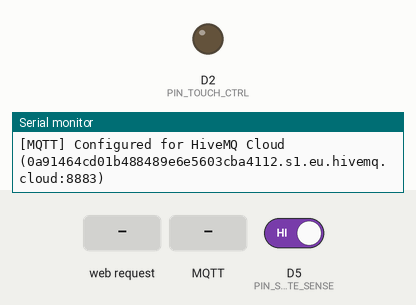
Recording of a program running on a simulated ESP8266 (NodeMCU). On the bench: output pins drawn as LEDs (lit = HIGH), the last lines printed to the serial monitor. Dashed ring = blinking. Inputs (shaded band) come from the test bench; at power-on: D5 (PIN_STATE_SENSE) HIGH. WiFi joins after 1.5 s; servers stay silent unless stated; no MQTT or app messages arrive unless stated.

Above: at 3.0 s.
3.1 s: HTTP request GET /api/lamp/on received
At 3.16 s:
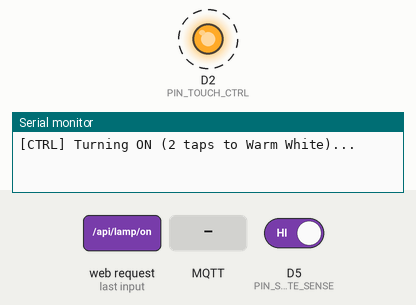
4.9 s: D5 (PIN_STATE_SENSE) driven LOW
6.5 s: MQTT message "ON" arrives on the first subscribed topic
8.0 s: HTTP request GET /api/lamp/off received
At 8.06 s:
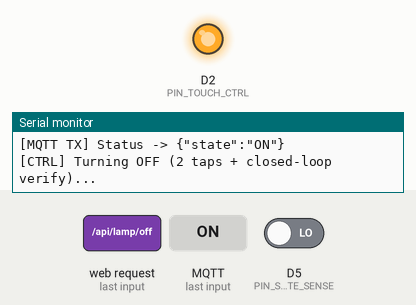
11.0 s: MQTT message "1" arrives on the first subscribed topic
12.5 s: MQTT message "0" arrives on the first subscribed topic
At 15.5 s:
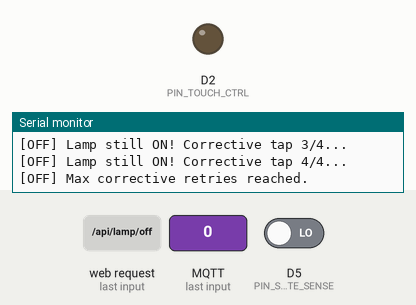
Timing chart, 0 to 16.5 s (numbered marks = the images above; inputs shaded):
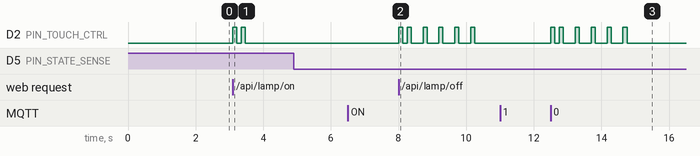

The program:

main.cpp
```cpp
#include <Arduino.h>
#include <ESP8266WiFi.h>
#include <ESP8266WebServer.h>
#include <ESP8266mDNS.h>
#include <ArduinoOTA.h>
#include <WiFiClientSecure.h>
#include <PubSubClient.h>

#include "secrets.h"
#include "hardware_config.h"
#include "web_ui.h"

// =============================================================================
// HTTP Web Server & Cloud MQTT Client
// =============================================================================
ESP8266WebServer server(HTTP_PORT);
WiFiClientSecure espClient;
PubSubClient mqttClient(espClient);

// Timing trackers
static unsigned long lastWifiCheck = 0;
const unsigned long WIFI_CHECK_INTERVAL = 10000;
static unsigned long lastMqttReconnect = 0;
const unsigned long MQTT_RECONNECT_INTERVAL = 5000;
static bool servicesStarted = false;

// =============================================================================
// Pulse Queue & Non-Blocking State Machine
// =============================================================================
enum PulseState {
  PULSE_IDLE,
  PULSE_ACTIVE,
  PULSE_GAP,
  PULSE_VERIFY_OFF
};

struct PulseQueueManager {
  PulseState state = PULSE_IDLE;
  int remainingTaps = 0;
  bool verifyOffWhenDone = false;
  int verifyRetries = 0;
  unsigned long stateStartTime = 0;
} pQueue;

// =============================================================================
// Closed-Loop State Sensing Variables
// =============================================================================
// Standby LED lit (HIGH / 2.6V) -> Lamp is OFF
// Standby LED dark (LOW / 0V)   -> Lamp is ON
static bool lastRawSenseReading = HIGH;
static bool currentLampState = false; // true = ON, false = OFF
static unsigned long lastDebounceTime = 0;

// Forward declarations
bool isLampOn();
void publishStatus();
bool turnOn();
bool turnOff();
bool singleTap();
void updatePulseQueue();
void updateSensor();
void setupWiFi();
void checkWiFiConnection();
void setupMqtt();
void checkMqttConnection();
void startNetworkServices();

// =============================================================================
// Lamp State Helper
// =============================================================================
bool isLampOn() {
  // Standby LED anode is LOW when lamp is ON
  return (digitalRead(PIN_STATE_SENSE) == LOW);
}

void publishStatus() {
  if (mqttClient.connected()) {
    String payload = currentLampState ? "{\"state\":\"ON\"}" : "{\"state\":\"OFF\"}";
    mqttClient.publish(MQTT_TOPIC_STATUS, payload.c_str(), true);
    Serial.printf("[MQTT TX] Status -> %s\n", payload.c_str());
  }
}

// =============================================================================
// Actuation Functions
// =============================================================================
static unsigned long lastActionTime = 0;
const unsigned long ACTION_DEBOUNCE_MS = 600;

bool turnOn() {
  if (pQueue.state != PULSE_IDLE) {
    Serial.println(F("[CTRL] Busy: pulse queue active, ignoring duplicate trigger."));
    return false;
  }
  if (millis() - lastActionTime < ACTION_DEBOUNCE_MS) {
    Serial.println(F("[CTRL] Debounce: duplicate command ignored."));
    return false;
  }
  lastActionTime = millis();

  if (isLampOn()) {
    Serial.println(F("[CTRL] Turn ON requested, but lamp is already ON."));
    publishStatus();
    return true;
  }
  Serial.println(F("[CTRL] Turning ON (2 taps to Warm White)..."));
  pQueue.remainingTaps = 2;
  pQueue.verifyOffWhenDone = false;
  pQueue.verifyRetries = 0;
  pQueue.state = PULSE_ACTIVE;
  pQueue.stateStartTime = millis();
  digitalWrite(PIN_TOUCH_CTRL, HIGH);
  return true;
}

bool turnOff() {
  if (pQueue.state != PULSE_IDLE) {
    Serial.println(F("[CTRL] Busy: pulse queue active, ignoring duplicate trigger."));
    return false;
  }
  if (millis() - lastActionTime < ACTION_DEBOUNCE_MS) {
    Serial.println(F("[CTRL] Debounce: duplicate command ignored."));
    return false;
  }
  lastActionTime = millis();

  if (!isLampOn()) {
    Serial.println(F("[CTRL] Turn OFF requested, but lamp is already OFF."));
    publishStatus();
    return true;
  }
  Serial.println(F("[CTRL] Turning OFF (2 taps + closed-loop verify)..."));
  pQueue.remainingTaps = 2;
  pQueue.verifyOffWhenDone = true;
  pQueue.verifyRetries = 0;
  pQueue.state = PULSE_ACTIVE;
  pQueue.stateStartTime = millis();
  digitalWrite(PIN_TOUCH_CTRL, HIGH);
  return true;
}

bool singleTap() {
  if (pQueue.state != PULSE_IDLE) {
    Serial.println(F("[CTRL] Busy: pulse queue active, ignoring duplicate trigger."));
    return false;
  }
  if (millis() - lastActionTime < ACTION_DEBOUNCE_MS) {
    Serial.println(F("[CTRL] Debounce: duplicate command ignored."));
    return false;
  }
  lastActionTime = millis();

  Serial.println(F("[CTRL] Single Tap (1x) pulse..."));
  pQueue.remainingTaps = 1;
  pQueue.verifyOffWhenDone = false;
  pQueue.verifyRetries = 0;
  pQueue.state = PULSE_ACTIVE;
  pQueue.stateStartTime = millis();
  digitalWrite(PIN_TOUCH_CTRL, HIGH);
  return true;
}

// =============================================================================
// Non-Blocking Pulse Queue Engine
// =============================================================================
void updatePulseQueue() {
  unsigned long now = millis();

  switch (pQueue.state) {
    case PULSE_IDLE:
      break;

    case PULSE_ACTIVE:
      if (now - pQueue.stateStartTime >= PULSE_TAP_MS) {
        digitalWrite(PIN_TOUCH_CTRL, LOW);
        pQueue.remainingTaps--;
        pQueue.stateStartTime = now;

        if (pQueue.remainingTaps > 0) {
          pQueue.state = PULSE_GAP;
        } else {
          if (pQueue.verifyOffWhenDone) {
            pQueue.state = PULSE_VERIFY_OFF;
          } else {
            pQueue.state = PULSE_IDLE;
          }
        }
      }
      break;

    case PULSE_GAP:
      if (now - pQueue.stateStartTime >= INTER_TAP_GAP_MS) {
        digitalWrite(PIN_TOUCH_CTRL, HIGH);
        pQueue.state = PULSE_ACTIVE;
        pQueue.stateStartTime = now;
      }
      break;

    case PULSE_VERIFY_OFF:
      // Allow 350ms settling time for lamp driver & LED
      if (now - pQueue.stateStartTime >= 350) {
        if (!isLampOn()) {
          Serial.println(F("[OFF] Closed-loop verified: Standby LED lit, Lamp is OFF."));
          pQueue.state = PULSE_IDLE;
          pQueue.verifyOffWhenDone = false;
        } else {
          if (pQueue.verifyRetries < 4) {
            pQueue.verifyRetries++;
            Serial.printf("[OFF] Lamp still ON! Corrective tap %d/4...\n", pQueue.verifyRetries);
            pQueue.remainingTaps = 1;
            pQueue.state = PULSE_ACTIVE;
            pQueue.stateStartTime = now;
            digitalWrite(PIN_TOUCH_CTRL, HIGH);
          } else {
            Serial.println(F("[OFF] Max corrective retries reached."));
            pQueue.state = PULSE_IDLE;
            pQueue.verifyOffWhenDone = false;
          }
        }
      }
      break;
  }
}

// =============================================================================
// Debounced Sensor Monitoring (Physical Tap Sync)
// =============================================================================
void updateSensor() {
  bool rawReading = digitalRead(PIN_STATE_SENSE);

  if (rawReading != lastRawSenseReading) {
    lastDebounceTime = millis();
    lastRawSenseReading = rawReading;
  }

  if ((millis() - lastDebounceTime) > SENSE_DEBOUNCE_MS) {
    bool detectedState = (rawReading == LOW); // LOW = dark = ON
    if (detectedState != currentLampState) {
      currentLampState = detectedState;
      Serial.printf("[SENSE] State changed: %s (Standby LED: %s)\n",
                    currentLampState ? "ON" : "OFF",
                    rawReading == HIGH ? "LIT" : "DARK");
      publishStatus();
    }
  }
}

// =============================================================================
// Web API Handlers
// =============================================================================
void sendCORSHeaders() {
  server.sendHeader("Access-Control-Allow-Origin", "*");
  server.sendHeader("Access-Control-Allow-Methods", "GET, POST, OPTIONS");
  server.sendHeader("Access-Control-Allow-Headers", "Content-Type");
}

void handleRoot() {
  sendCORSHeaders();
  server.send(200, "text/html", INDEX_HTML);
}

void handleApiStatus() {
  sendCORSHeaders();
  String json = "{";
  json += "\"status\":\"ok\",";
  json += "\"state\":\"" + String(currentLampState ? "ON" : "OFF") + "\",";
  json += "\"sensor_raw\":" + String(digitalRead(PIN_STATE_SENSE)) + ",";
  json += "\"uptime_s\":" + String(millis() / 1000);
  json += "}";
  server.send(200, "application/json", json);
}

void handleApiOn() {
  sendCORSHeaders();
  turnOn();
  server.send(200, "application/json", "{\"status\":\"ok\",\"action\":\"on\"}");
}

void handleApiOff() {
  sendCORSHeaders();
  turnOff();
  server.send(200, "application/json", "{\"status\":\"ok\",\"action\":\"off\"}");
}

void handleApiTap() {
  sendCORSHeaders();
  singleTap();
  server.send(200, "application/json", "{\"status\":\"ok\",\"action\":\"tap\"}");
}

void setupWebServer() {
  server.on("/", HTTP_GET, handleRoot);
  server.on("/api/lamp/status", HTTP_GET, handleApiStatus);
  server.on("/api/lamp/on", HTTP_ANY, handleApiOn);
  server.on("/api/lamp/off", HTTP_ANY, handleApiOff);
  server.on("/api/lamp/tap", HTTP_ANY, handleApiTap);

  server.onNotFound([]() {
    sendCORSHeaders();
    if (server.method() == HTTP_OPTIONS) {
      server.send(204);
      return;
    }
    server.send(404, "application/json", "{\"error\":\"Not found\"}");
  });

  server.begin();
  Serial.println(F("[HTTP] Web server listening on port 80"));
}

// =============================================================================
// ArduinoOTA Setup
// =============================================================================
void setupOTA() {
  ArduinoOTA.setPort(8266);
  ArduinoOTA.setHostname(DEVICE_HOSTNAME);
  ArduinoOTA.setPassword(OTA_PASSWORD);

  ArduinoOTA.onStart([]() {
    Serial.println(F("[OTA] Update Starting..."));
  });
  ArduinoOTA.onEnd([]() {
    Serial.println(F("\n[OTA] Update Complete!"));
  });
  ArduinoOTA.onError([](ota_error_t error) {
    Serial.printf("[OTA] Error[%u]: ", error);
    if (error == OTA_AUTH_ERROR) Serial.println(F("Auth Failed"));
    else if (error == OTA_BEGIN_ERROR) Serial.println(F("Begin Failed"));
    else if (error == OTA_CONNECT_ERROR) Serial.println(F("Connect Failed"));
    else if (error == OTA_RECEIVE_ERROR) Serial.println(F("Receive Failed"));
    else if (error == OTA_END_ERROR) Serial.println(F("End Failed"));
  });

  ArduinoOTA.begin();
  Serial.println(F("[OTA] ArduinoOTA service initialized (port 8266)"));
}

// =============================================================================
// HiveMQ Cloud MQTT Implementation
// =============================================================================
void mqttCallback(char* topic, byte* payload, unsigned int length) {
  String message = "";
  for (unsigned int i = 0; i < length; i++) {
    message += (char)payload[i];
  }
  message.trim();
  Serial.printf("[MQTT RX] %s -> %s\n", topic, message.c_str());

  String t = String(topic);
  if (t == MQTT_TOPIC_COMMAND) {
    if (message.equalsIgnoreCase("ON") || message == "1") {
      turnOn();
    } else if (message.equalsIgnoreCase("OFF") || message == "0") {
      turnOff();
    } else if (message.equalsIgnoreCase("TAP") || message.equalsIgnoreCase("CYCLE") || message.equalsIgnoreCase("TOGGLE")) {
      singleTap();
    }
  } else if (t == MQTT_TOPIC_MASTER_CMD) {
    if (message == "all_on") {
      turnOn();
    } else if (message == "all_off") {
      turnOff();
    }
  }
}

void setupMqtt() {
  espClient.setInsecure();
  espClient.setBufferSizes(512, 512);

  mqttClient.setServer(MQTT_HOST, MQTT_PORT);
  mqttClient.setCallback(mqttCallback);
  mqttClient.setBufferSize(512);

  Serial.printf("[MQTT] Configured for HiveMQ Cloud (%s:%d)\n", MQTT_HOST, MQTT_PORT);
}

void checkMqttConnection() {
  if (WiFi.status() != WL_CONNECTED) return;

  if (mqttClient.connected()) {
    mqttClient.loop();
    return;
  }

  unsigned long now = millis();
  if (now - lastMqttReconnect >= MQTT_RECONNECT_INTERVAL) {
    lastMqttReconnect = now;
    Serial.print(F("[MQTT] Connecting to HiveMQ Cloud... "));

    String clientId = String(DEVICE_HOSTNAME) + "-" + String(ESP.getChipId(), HEX);

    bool connected = mqttClient.connect(
      clientId.c_str(),
      MQTT_USER,
      MQTT_PASS,
      MQTT_TOPIC_AVAILABILITY,
      0,
      true,
      "offline"
    );

    if (connected) {
      Serial.println(F("Connected!"));
      mqttClient.publish(MQTT_TOPIC_AVAILABILITY, "online", true);
      publishStatus();
      mqttClient.subscribe(MQTT_TOPIC_COMMAND);
      mqttClient.subscribe(MQTT_TOPIC_MASTER_CMD);
      Serial.printf("[MQTT] Subscribed to %s and %s\n", MQTT_TOPIC_COMMAND, MQTT_TOPIC_MASTER_CMD);
    } else {
      Serial.printf("Failed (rc=%d). Retrying in %lu s.\n", mqttClient.state(), MQTT_RECONNECT_INTERVAL / 1000);
    }
  }
}

// =============================================================================
// Network Services Initialization
// =============================================================================
void startNetworkServices() {
  if (servicesStarted) return;
  servicesStarted = true;

  if (MDNS.begin(DEVICE_HOSTNAME)) {
    MDNS.addService("http", "tcp", HTTP_PORT);
    Serial.printf("[mDNS] Active at http://%s.local\n", DEVICE_HOSTNAME);
  }

  setupOTA();
  setupWebServer();
  setupMqtt();
}

void setupWiFi() {
  WiFi.persistent(false);
  WiFi.mode(WIFI_STA);
  WiFi.hostname(DEVICE_HOSTNAME);
  WiFi.setAutoReconnect(true);

  Serial.printf("[WiFi] Connecting to SSID: \"%s\"...\n", WIFI_SSID);
  WiFi.begin(WIFI_SSID, WIFI_PASSWORD);

  unsigned long startAttempt = millis();
  while (WiFi.status() != WL_CONNECTED && millis() - startAttempt < 20000) {
    delay(400);
    Serial.print('.');
  }
  Serial.println();

  if (WiFi.status() == WL_CONNECTED) {
    Serial.print(F("[WiFi] Connected! IP Address: "));
    Serial.println(WiFi.localIP());
    startNetworkServices();
  } else {
    Serial.printf("[WiFi] Still connecting in background (status=%d)...\n", WiFi.status());
  }
}

void checkWiFiConnection() {
  unsigned long now = millis();
  if (now - lastWifiCheck >= WIFI_CHECK_INTERVAL) {
    lastWifiCheck = now;
    if (WiFi.status() == WL_CONNECTED && !servicesStarted) {
      Serial.print(F("[WiFi] Reconnected! IP: "));
      Serial.println(WiFi.localIP());
      startNetworkServices();
    }
  }
}

// =============================================================================
// Arduino Setup & Loop
// =============================================================================
void setup() {
  // CRITICAL: Ensure touch control pin starts strictly LOW before anything else
  pinMode(PIN_TOUCH_CTRL, OUTPUT);
  digitalWrite(PIN_TOUCH_CTRL, LOW);

  // Closed-loop standby LED sensor pin
  pinMode(PIN_STATE_SENSE, INPUT);

  // Read initial lamp state
  currentLampState = isLampOn();
  lastRawSenseReading = digitalRead(PIN_STATE_SENSE);

  Serial.begin(115200);
  delay(200);

  Serial.println(F("\n====================================================="));
  Serial.println(F("   Desk Lamp Smart Controller (ESP8266) Ready        "));
  Serial.println(F("====================================================="));
  Serial.printf("Touch Pin (D2): GPIO %d | Sense Pin (D5): GPIO %d\n", PIN_TOUCH_CTRL, PIN_STATE_SENSE);
  Serial.printf("Initial Lamp State: %s\n", currentLampState ? "ON" : "OFF");
  Serial.println(F("====================================================="));

  setupWiFi();
}

void loop() {
  // Non-blocking pulse queue state machine
  updatePulseQueue();

  // Debounced closed-loop sensor monitoring
  updateSensor();

  // Wi-Fi & HiveMQ Cloud MQTT connection manager
  checkWiFiConnection();
  checkMqttConnection();

  // Handle incoming HTTP requests
  server.handleClient();

  // mDNS & OTA handlers
  MDNS.update();
  ArduinoOTA.handle();
}
```

secrets.h
```cpp
#pragma once

// =============================================================================
// Wi-Fi & Network Credentials
// =============================================================================
#define WIFI_SSID "2.4 Opus 707-U1201"
#define WIFI_PASSWORD "CXNK005972F2"

// ArduinoOTA password for wireless flashing
#define OTA_PASSWORD "admin123"

// =============================================================================
// HiveMQ Cloud / Remote MQTT Broker Configuration
// =============================================================================
#define MQTT_HOST "0a91464cd01b488489e6e5603cba4112.s1.eu.hivemq.cloud"
#define MQTT_PORT 8883
#define MQTT_USER "anmolp"
#define MQTT_PASS "aplights"
```

Source omitted: web_ui.h (10149 bytes), hardware_config.h (1974 bytes)

Measured:
- after the input at 3.1 s, D2 (PIN_TOUCH_CTRL): alternates HIGH for 0.12 s and LOW for 0.13 s, 4 changes in all, then stays LOW, starting at once
- after the input at 8.0 s, D2 (PIN_TOUCH_CTRL): goes HIGH 0.12 s, LOW 0.13 s, 4 × (HIGH 0.12 s, LOW 0.35 s), HIGH 0.12 s, then LOW, starting at once
- after the input at 12.5 s, D2 (PIN_TOUCH_CTRL): goes HIGH 0.12 s, LOW 0.13 s, 4 × (HIGH 0.12 s, LOW 0.35 s), HIGH 0.12 s, then LOW, starting at once
